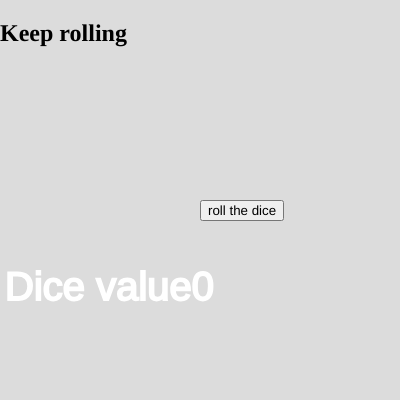
Frame 1 (no input)
Frame 60 (no input): identical to frame 1, image omitted
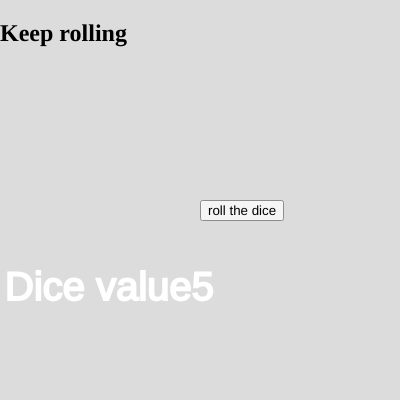
Frame 120 (the mouse pressed at the canvas centre since frame 60)

The p5.js sketch that drew these frames (run headless with seeded random() and noise() and a simulated clock; from frame 60 on, the mouse is pressed at the canvas centre):

// p5.js sketch
// ── sketch.js
let button;
let elem;
let dice=0;

function setup() {
 elem = createElement("h2","Keep rolling");
 elem.position(0,0);
  createCanvas(400, 400);
  button = createButton("roll the dice");
  button.position(200,200);
  button.mousePressed(rollDice);
}

function draw() {
  background(220);
  stroke("white");
  strokeWeight(2);
  fill("white");
  textSize(40);
  text("Dice value" + dice, 5, 300);
}

function rollDice(){
   //vogliamo solo numeri interi
  //intero inferiore, 1.1 --> 1
  // dice = floor(dice);
  //intero superiore, 1.1 --> 2
  dice=random(1,6);
  dice = ceil(dice);

}
